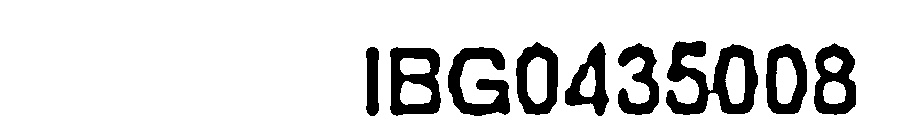
#> input picture voter_id_img.jpg, 905 x 139 px
$ python -i ocr_vidhansabha.py   (imports and definitions only)
#> lines starting #> are read from the running program, lines starting #| are printed output that depends on the picture; after the words box and inside, x2 and y2 are one past the last pixel; in counts of white or black regions, pixels touching at a corner belong together
#> further down, picture is the input picture: shape (139, 905, 3); min 0, max 255, mean 221.1
import numpy as np
import cv2
import pytesseract

def extract_text(image_array):
    try:
        # Convert NumPy array to image format suitable for OCR
        if len(image_array.shape) == 2:  # Grayscale image
            img = cv2.cvtColor(image_array, cv2.COLOR_GRAY2RGB)
        elif image_array.shape[2] == 4:  # RGBA image
            img = cv2.cvtColor(image_array, cv2.COLOR_RGBA2RGB)
        else:  # Assume BGR if not grayscale
            img = cv2.cvtColor(image_array, cv2.COLOR_BGR2RGB)

        # Preprocessing pipeline
        # Convert to grayscale
        gray = cv2.cvtColor(img, cv2.COLOR_RGB2GRAY)


        gray = cv2.resize(gray, None, fx=3 , fy=3,
                             interpolation=cv2.INTER_CUBIC)
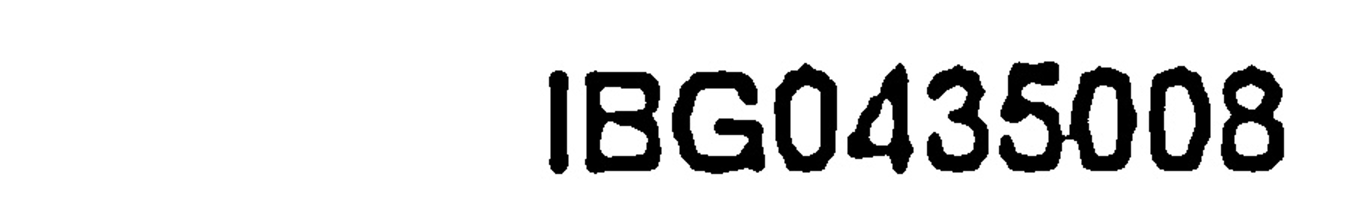
#> gray: shape (417, 2715) (shown at 1/2 size); min 0, max 255, mean 221.1

        # Denoising
        gray = cv2.fastNlMeansDenoising(gray, h=10)

        # Adaptive thresholding
        thresh = cv2.adaptiveThreshold(gray, 255,
                                      cv2.ADAPTIVE_THRESH_GAUSSIAN_C,
                                      cv2.THRESH_BINARY, 11, 2)
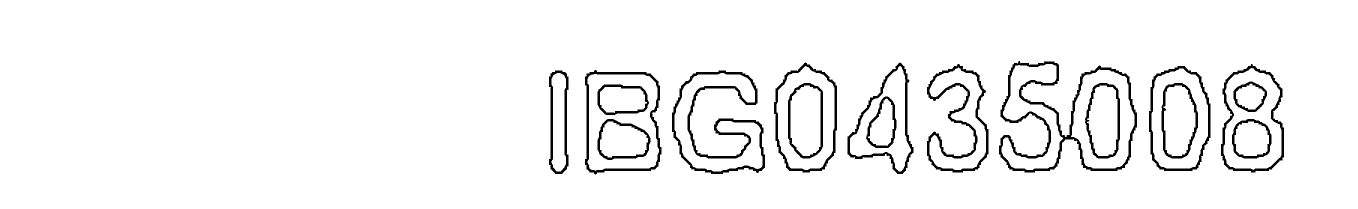
#> thresh: shape (417, 2715) (shown at 1/2 size); 95.7% white; 17 black regions, largest, box (x1, y1, x2, y2) and area: (1998, 122, 2274, 345) 8044, (1344, 141, 1530, 348) 6201, (1854, 128, 1977, 345) 4634

        # Invert if needed (white text on black background)
        if np.mean(thresh) > 127:  # if mostly white
            thresh = cv2.bitwise_not(thresh)
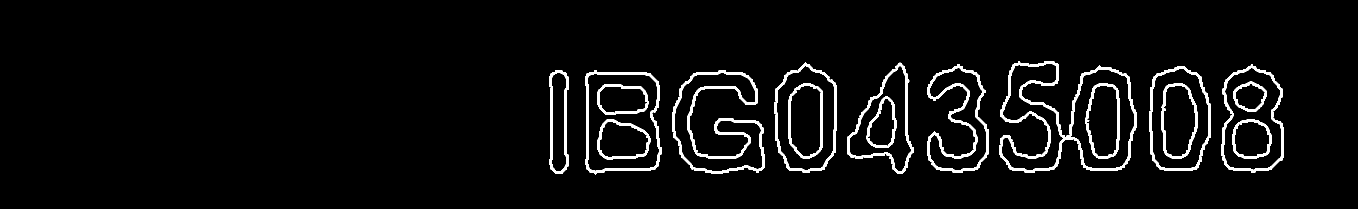
#> thresh: shape (417, 2715) (shown at 1/2 size); 4.3% white; 17 white regions, largest, box (x1, y1, x2, y2) and area: (1998, 122, 2274, 345) 8044, (1344, 141, 1530, 348) 6201, (1854, 128, 1977, 345) 4634

        # OCR configuration
        custom_config = r'--oem 3 --psm 6 -l eng+hin'

        # Perform OCR
        cv2.imwrite("debug_thresh.png", thresh)  # Save for debugging
#> (the run stopped early here; a loop or call above may not have finished)
